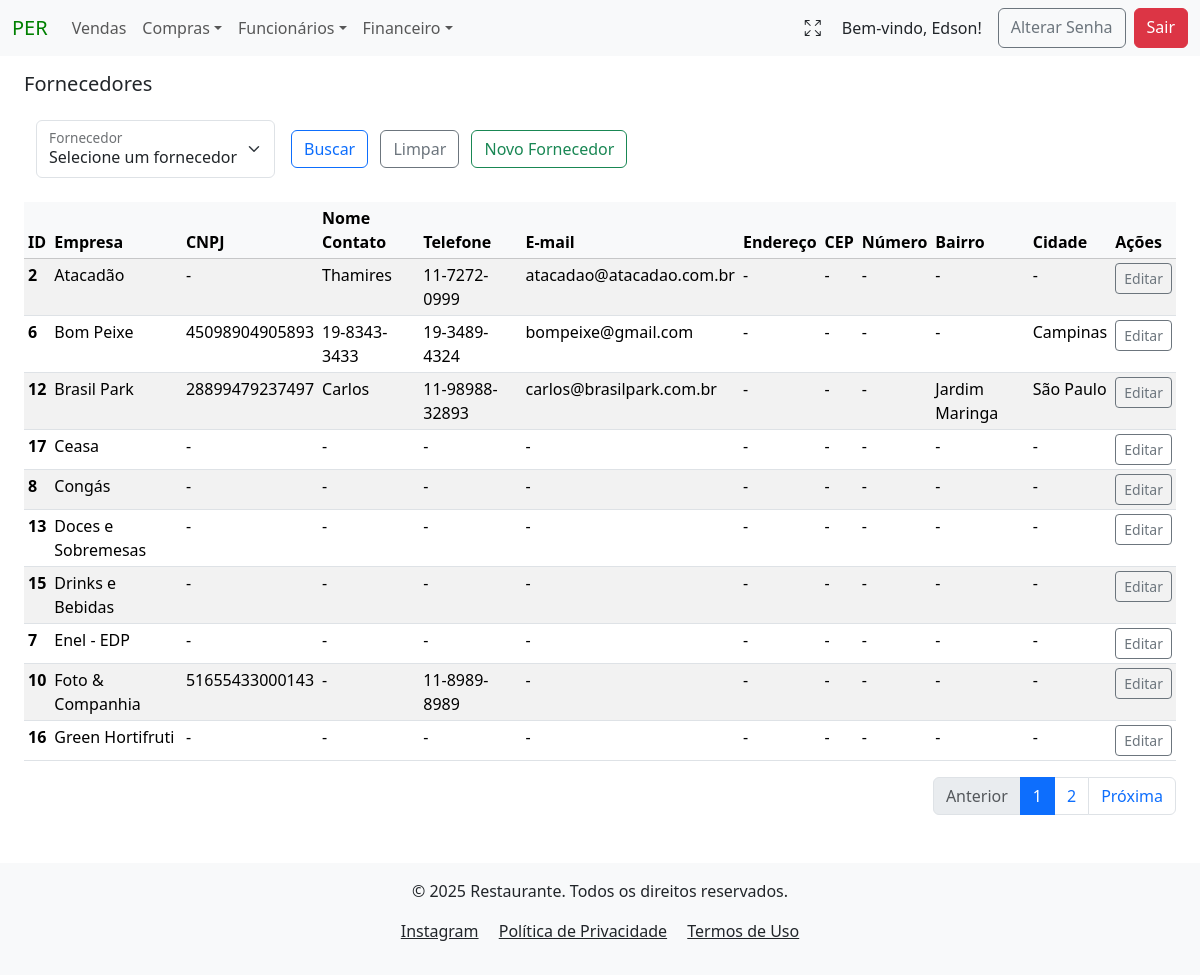
The page /fornecedores/ (signed in) on the database as committed earlier.
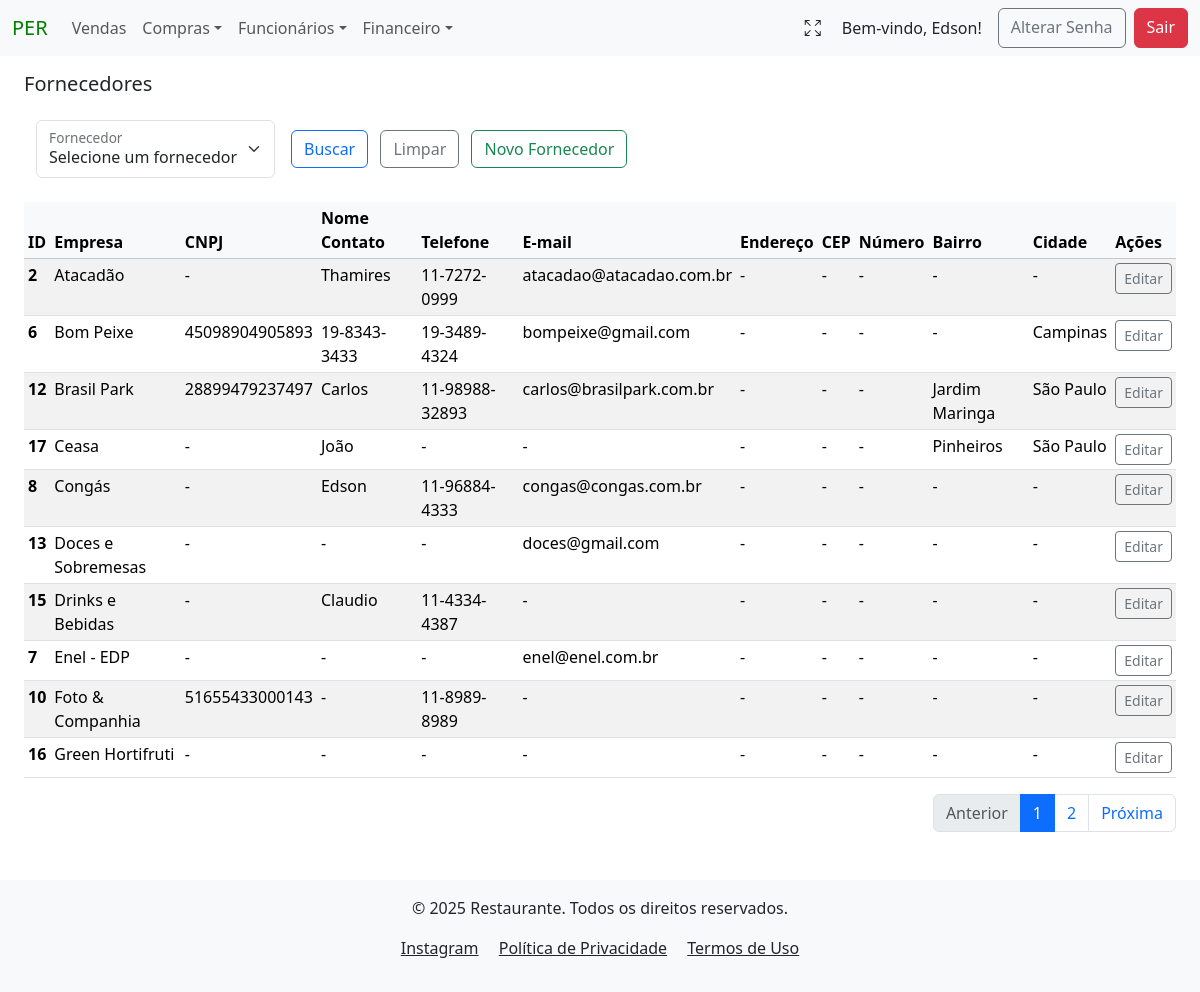
The same page on the database as committed later.
### compras/models.py (models this page shows, shortened)
class Fornecedor(models.Model):
    tenant = models.ForeignKey(Tenant, on_delete=models.CASCADE)
    created_at = models.DateTimeField(auto_now_add=True)
    nome_empresa = models.CharField(verbose_name="Fornecedor", max_length=50, blank=False)
    cnpj = models.CharField(verbose_name="CNPJ", max_length=14, null=True, blank=True)
    nome_contato = models.CharField(verbose_name="Contato", max_length=35, null=True, blank=True)
    telefone = models.CharField(verbose_name="Telefone", max_length=15, null=True, blank=True)
    email = models.CharField(verbose_name="E-mail", max_length=40, null=True, blank=True)
    endereco = models.CharField(verbose_name="Endereço", max_length=255, null=True, blank=True)
    cep = models.CharField(verbose_name="CEP", max_length=8, null=True, blank=True)
    numero = models.CharField(verbose_name="Número", max_length=10, null=True, blank=True)
    bairro = models.CharField(verbose_name="Bairro", max_length=20, null=True, blank=True)
    cidade = models.CharField(verbose_name="Cidade", max_length=30, null=True, blank=True)
    author = models.ForeignKey(settings.AUTH_USER_MODEL, on_delete=models.PROTECT, blank=False, default=1)
    dt_atualizado = models.DateTimeField(auto_now=True, null=False, blank=False)
    class Meta:
        unique_together = ('tenant', 'nome_empresa')
        verbose_name = "Fornecedor"
        verbose_name_plural = "Fornecedores"

### compras/views.py (the view)
# urls.py: path('fornecedores/', FornecedorListView.as_view(), name="fornecedor_list"),
class FornecedorListView(LoginRequiredMixin, PermissionRequiredMixin, TenantQuerysetMixin, HandleNoPermissionMixin, ListView):
    model = Fornecedor
    template_name = 'fornecedor_list.html'  # Garante que o template correto será usado
    permission_required = 'compras.view_fornecedor'  # Permissão para visualizar objetos'
    def get_queryset(self):
        tenant = getattr(self.request.user, 'tenant', None)
        if not tenant:
            return Fornecedor.objects.none()  # Retorna vazio se o tenant não for encontrado
        queryset = Fornecedor.objects.filter(tenant=tenant)
        nome_empresa = self.request.GET.getlist('nome_empresa[]')
        nome_empresa = [nome for nome in nome_empresa if nome.strip()]  # Remove valores vazios e espaços
        if nome_empresa:
            queryset = queryset.filter(nome_empresa__in=nome_empresa)
        return queryset
    def get_context_data(self, **kwargs):
        context = super().get_context_data(**kwargs)
        tenant = getattr(self.request.user, 'tenant', None)
        if tenant:
            tenant = str(tenant).lower().replace(' ', '_')
        context['tenant'] = tenant
        fornecedores = Fornecedor.objects.filter(tenant=self.request.user.tenant).order_by('nome_empresa')
        nome_empresa = self.request.GET.getlist('nome_empresa[]')
        nome_empresa = [nome.strip() for nome in nome_empresa if nome.strip()]
        if nome_empresa:
            fornecedores = fornecedores.filter(nome_empresa__in=nome_empresa)
        paginator = Paginator(fornecedores, 10)  # Define 10 itens por página
        page_number = self.request.GET.get('page')
        page_obj = paginator.get_page(page_number)
        context['fornecedor_list'] = page_obj
        context['fornecedores'] = fornecedores  # Lista completa para filtros
        context['numero_boleto'] = Compras.objects.filter(
            tenant=self.request.user.tenant
        ).values_list('numero_boleto', flat=True).distinct()
        return context

### project/context_processors.py (called while the page is built)
def tenant_context(request):
    return {
        'tenant': request.GET.get('tenant', None),
    }

### users/models.py (called while the page is built)
    def __str__(self):
        return self.name

### compras/templates/compras/fornecedor_list.html (shortened to what this page needs)
{% extends 'global/base.html' %}
{% load cache %}
{% block content %}
    <h5 class="mb-4 mt-3">Fornecedores</h5>
    {% include 'compras/fornecedor.html' %}
{% endblock content %}

### compras/templates/compras/fornecedor.html (shortened to what the changed rows need)
{% load cache %}
{% if fornecedor_list %}
    <table class="table table-sm table-striped table-hover mt-3">
        <thead class="table-light">
            <tr>
                <th scope="col">ID</th>
                <th scope="col">Empresa</th>
                <th scope="col">CNPJ</th>
                <th scope="col">Nome Contato</th>
                <th scope="col">Telefone</th>
                <th scope="col">E-mail</th>
                <th scope="col">Endereço</th>
                <th scope="col">CEP</th>
                <th scope="col">Número</th>
                <th scope="col">Bairro</th>
                <th scope="col">Cidade</th>
                <th scope="col">Ações</th>
            </tr>
        </thead>
        <tbody>
            {% for fornecedor in fornecedor_list %}
                <tr>
                    <th scope="row" >{{ fornecedor.pk }}</th>
                    <td>{{ fornecedor.nome_empresa }}</td>
                    <td>{{ fornecedor.cnpj| default:"-" }}</td>
                    <td>{{ fornecedor.nome_contato| default:"-" }}</td>
                    <td>{{ fornecedor.telefone| default:"-" }}</td>
                    <td>{{ fornecedor.email| default:"-" }}</td>
                    <td>{{ fornecedor.endereco| default:"-" }}</td>
                    <td>{{ fornecedor.cep| default:"-" }}</td>
                    <td>{{ fornecedor.numero| default:"-" }}</td>
                    <td>{{ fornecedor.bairro| default:"-" }}</td>
                    <td>{{ fornecedor.cidade| default:"-" }}</td>
                    <td>
                        <a href="{% url 'update_fornecedor' pk=fornecedor.pk %}?tenant={{ tenant }}" class="btn btn-outline-secondary btn-sm" >Editar</a>
                    </td>
                </tr>
            {% endfor %}
        </tbody>
    </table>
{% else %}
    <p>Não há registros</p>
{% endif %}

Rows that differ between the two databases and show on the page:
changed Fornecedor "Ceasa": nome_contato "-" → "João"; bairro "-" → "Pinheiros"; cidade "-" → "São Paulo"
changed Fornecedor "Congás": nome_contato "-" → "Edson"; telefone "-" → "11-96884-4333"; email "-" → "congas@congas.com.br"
changed Fornecedor "Doces e Sobremesas": email "-" → "doces@gmail.com"
changed Fornecedor "Drinks e Bebidas": nome_contato "-" → "Claudio"; telefone "-" → "11-4334-4387"
changed Fornecedor "Enel - EDP": email "-" → "enel@enel.com.br"
